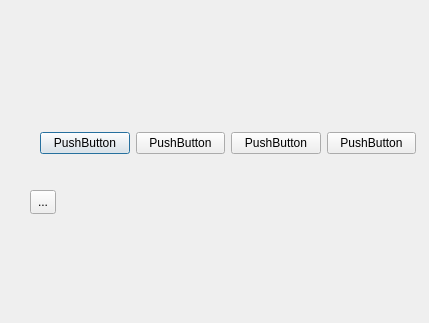
<?xml version="1.0" encoding="UTF-8"?>
<ui version="4.0">
 <class>Dialog</class>
 <widget class="QDialog" name="Dialog">
  <property name="geometry">
   <rect>
    <x>0</x>
    <y>0</y>
    <width>429</width>
    <height>323</height>
   </rect>
  </property>
  <property name="windowTitle">
   <string>Dialog</string>
  </property>
  <widget class="QToolButton" name="toolButton">
   <property name="geometry">
    <rect>
     <x>30</x>
     <y>190</y>
     <width>26</width>
     <height>24</height>
    </rect>
   </property>
   <property name="styleSheet">
    <string notr="true">border-image: url(:/image/back.png);</string>
   </property>
   <property name="text">
    <string>...</string>
   </property>
  </widget>
  <widget class="QWidget" name="">
   <property name="geometry">
    <rect>
     <x>40</x>
     <y>130</y>
     <width>376</width>
     <height>27</height>
    </rect>
   </property>
   <layout class="QHBoxLayout" name="horizontalLayout">
    <item>
     <widget class="QPushButton" name="pushButton_4">
      <property name="text">
       <string>PushButton</string>
      </property>
     </widget>
    </item>
    <item>
     <widget class="QPushButton" name="pushButton">
      <property name="text">
       <string>PushButton</string>
      </property>
     </widget>
    </item>
    <item>
     <widget class="QPushButton" name="pushButton_2">
      <property name="text">
       <string>PushButton</string>
      </property>
     </widget>
    </item>
    <item>
     <widget class="QPushButton" name="pushButton_3">
      <property name="text">
       <string>PushButton</string>
      </property>
     </widget>
    </item>
   </layout>
  </widget>
 </widget>
 <resources/>
 <connections/>
</ui>
